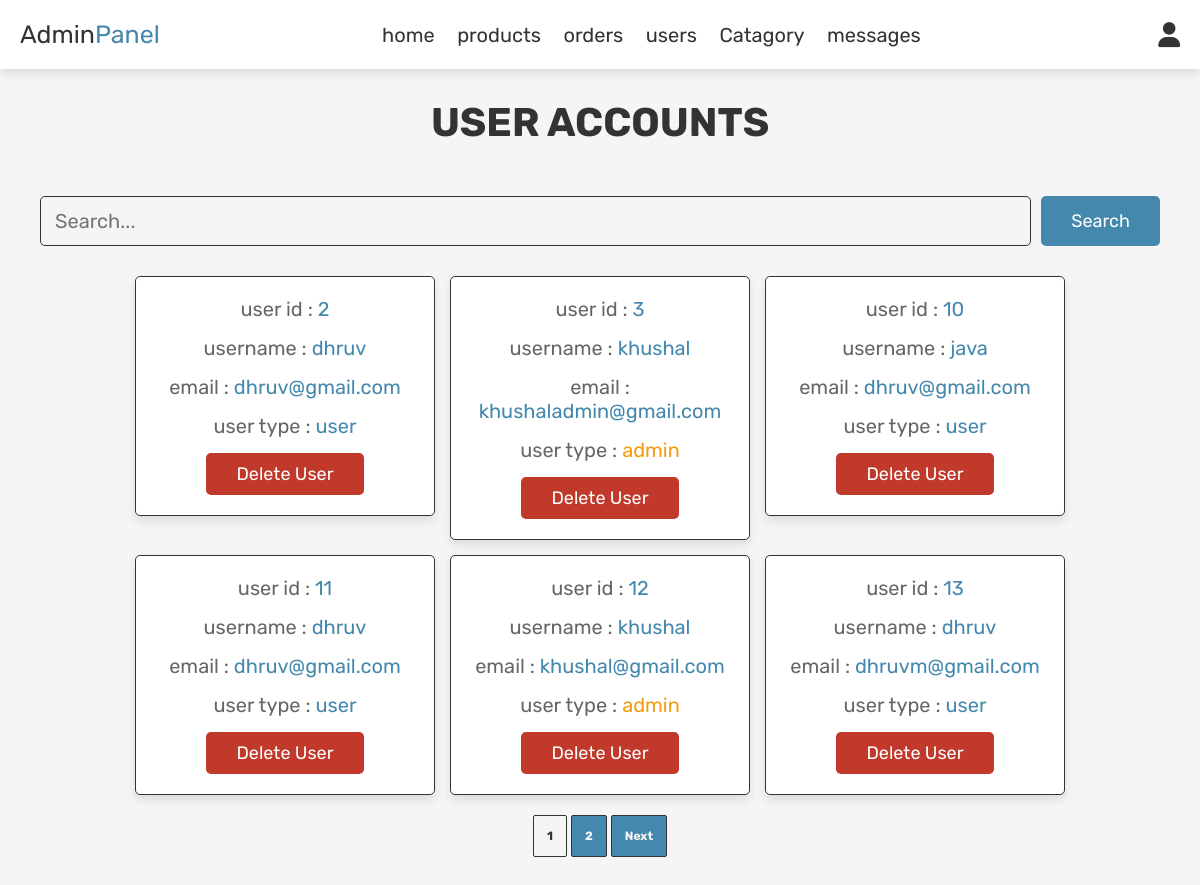
The page /admin_users.php (signed in) on the database its author committed.
### tables this page shows
CREATE TABLE `users` (
  `id` int(100) NOT NULL,
  `name` varchar(100) NOT NULL,
  `email` varchar(100) NOT NULL,
  `password` varchar(100) NOT NULL,
  `user_type` varchar(20) NOT NULL DEFAULT 'user'
);

### admin_users.php (the view, shortened to what this page needs)
<?php
include 'config.php';
?>
<!DOCTYPE html>
<html lang="en">
<head>
   <link rel="stylesheet" href="https://cdnjs.cloudflare.com/ajax/libs/font-awesome/6.0.0/css/all.min.css">
   <link rel="stylesheet" href="css/admin_style.css">
</head>
<body>
<?php include 'admin_header.php'; ?>
<section class="users">
   <h1 class="title"> user accounts </h1>
   <section class="search-form">
   <form method="post">
   <input type="text" id="search" name="search_term" placeholder="Search..." class="box">
   <button type="submit" class="btn">Search</button>
   </form>
   </section>
   <div class="box-container">
      <?php
       $limit = 6;
       if (isset($_GET['page'])) {
        $page = $_GET['page'];
       } else {
         $page = 1;
       }
       $offset = ($page - 1) * $limit;
       if(isset($_POST['search_term'])) {
         $search_term = $_POST['search_term'];
         $query = "SELECT * FROM users WHERE name LIKE '%$search_term%'";
         $result = mysqli_query($conn, $query);
         while ($fetch_users = mysqli_fetch_assoc($result)) {
           ?>
         <div class="box">
         <p> user id : <span><?php echo $fetch_users['id']; ?></span> </p>
         <p> username : <span><?php echo $fetch_users['name']; ?></span> </p>
         <p> email : <span><?php echo $fetch_users['email']; ?></span> </p>
         <p> user type : <span style="color:<?php if($fetch_users['user_type'] == 'admin'){ echo 'var(--orange)'; } ?>"><?php echo $fetch_users['user_type']; ?></span> </p>
         <a href="admin_users.php?delete=<?php echo $fetch_users['id']; ?>" onclick="return confirm('delete this user?');" class="delete-btn">delete user</a>
        </div>
           <?php
         }
       }else {
         $select_users = mysqli_query($conn, "SELECT * FROM `users` LIMIT {$offset},{$limit}") or die('query failed');
         while($fetch_users = mysqli_fetch_assoc($select_users)){
      ?>
      <div class="box">
         <p> user id : <span><?php echo $fetch_users['id']; ?></span> </p>
         <p> username : <span><?php echo $fetch_users['name']; ?></span> </p>
         <p> email : <span><?php echo $fetch_users['email']; ?></span> </p>
         <p> user type : <span style="color:<?php if($fetch_users['user_type'] == 'admin'){ echo 'var(--orange)'; } ?>"><?php echo $fetch_users['user_type']; ?></span> </p>
         <a href="admin_users.php?delete=<?php echo $fetch_users['id']; ?>" onclick="return confirm('delete this user?');" class="delete-btn">delete user</a>
      </div>
      <?php
         }
      }
      ?>
   </div>
   <div class="contanier-pagination">
  <?php
  $sql1 = "SELECT * FROM `users`";
  $result1 = mysqli_query($conn,$sql1) or die(mysqli_error());
  if (mysqli_num_rows($result1) > 0) {
    $total_records = mysqli_num_rows($result1);
    $total_page = ceil($total_records / $limit);
    echo '<nav aria-label="Page navigation example">';
    echo '<ul class="pagination">';
    for ($i=1; $i < $total_page; $i++) {
      if ($i == $page) {
          $active = "active";
      } else {
       $active = "";
      }
        echo '<li class="page-item "><a class="page-link '.$active.'" href="admin_users.php?page='.$i.'"  >'.$i.'</a></li>';
    }
    if ($total_page > $page) {
      echo '<li class="page-item"><a class="page-link" href="admin_users.php?page='.($page +1).'">Next</a></li>';
    }
    echo '</ul>';
    echo '</nav>';
}
   ?>
</div>
</section>
</body>
</html>

### css/admin_style.css (style rules this page uses)
:root { --purple:#4488ad; --red:#c0392b; --orange:#f39c12; --black:#333; --white:#fff; --light-color:#666; --light-white:#ccc; --light-bg:#f5f5f5; --border:.1rem solid var(--black); --box-shadow:0 .5rem 1rem rgba(0,0,0,.1); }
* { font-family: 'Rubik', sans-serif; margin:0; padding:0; box-sizing: border-box; outline: none; border:none; text-decoration: none; transition:all .2s linear; }
html { font-size: 62.5%; overflow-x: hidden; }
body { background-color: var(--light-bg); }
section { padding:3rem 2rem; }
.title { text-align: center; margin-bottom: 2rem; text-transform: uppercase; color:var(--black); font-size: 4rem; }
.btn, .option-btn, .delete-btn, .white-btn { display: inline-block; margin-top: 1rem; padding:1rem 3rem; cursor: pointer; color:var(--white); font-size: 1.8rem; border-radius: .5rem; text-transform: capitalize; }
.white-btn, .btn { background-color: var(--purple); }
.delete-btn { background-color: var(--red); }
.users .box-container { display: grid; grid-template-columns: repeat(auto-fit, 30rem); justify-content: center; gap:1.5rem; max-width: 1200px; margin:0 auto; align-items: flex-start; }
.users .box-container .box { background-color: var(--white); padding:2rem; border:var(--border); box-shadow: var(--box-shadow); border-radius: .5rem; text-align: center; }
.users .box-container .box p { padding-bottom: 1.5rem; font-size: 2rem; color:var(--light-color); }
.users .box-container .box p span { color:var(--purple); }
.users .box-container .box .delete-btn { margin-top: 0; }
.search-form form { max-width: 1200px; margin:0 auto; display: flex; gap:1rem; }
.search-form form .btn { margin-top: 0; }
.search-form form .box { width: 100%; padding:1.2rem 1.4rem; border:var(--border); font-size: 2rem; color:var(--black); background-color: var(--light-bg); border-radius: .5rem; }
.pagination { display: flex; padding-left: 0; list-style: none; margin : 2rem 0; }
.page-link { position: relative; display: block; padding: 0.75rem 0.375rem; color: var(--black); text-decoration: none; padding:1.3rem; background-color: var(--bs-pagination-bg); border:var(--border); background-color: var(--light-bg); border-radius: 0.2rem;margin: 0 0.2rem; font-weight: bold; font-size: 1.2rem; transition: color 0.15s ease-in-out, background-color 0.15s ease-in-out, border-color 0.15s ease-in-out, box-shadow 0.15s ease-in-out; }
.active { background-color: #d8e6ed; }

### admin_users.php (style rules this page uses)
.contanier-pagination { display: flex; justify-content: center; }
.pagination { display: flex; padding-left: 0; list-style: none; margin : 2rem 0; }
.page-link { position: relative; display: block; padding: 0.75rem 0.375rem; color: var(--light-bg); text-decoration: none; padding:1.3rem; background-color: var(--purple); font-weight: bold; font-size: 1.2rem; transition: color 0.15s ease-in-out, background-color 0.15s ease-in-out, border-color 0.15s ease-in-out, box-shadow 0.15s ease-in-out; }
.active { background-color: var(--light-bd); color: var(--black); }
.search-form form { max-width: 1200px; margin:0 auto; display: flex; gap:1rem; }
.search-form form .btn { margin-top: 0; }
.search-form form .box { width: 100%; padding:1.2rem 1.4rem; border:var(--border); font-size: 2rem; color:var(--black); background-color: var(--light-bg); border-radius: .5rem; }

### rows shown on the page
users: id "2", name "dhruv", email "dhruv@gmail.com", user_type "user"
users: id "3", name "khushal", email "khushaladmin@gmail.com", user_type "admin"
users: id "10", name "java", email "dhruv@gmail.com", user_type "user"
users: id "11", name "dhruv", email "dhruv@gmail.com", user_type "user"
users: id "12", name "khushal", email "khushal@gmail.com", user_type "admin"
users: id "13", name "dhruv", email "dhruvm@gmail.com", user_type "user"
